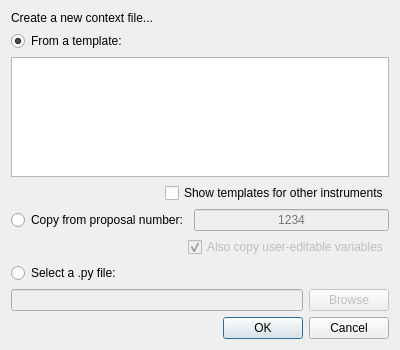
<?xml version="1.0" encoding="UTF-8"?>
<ui version="4.0">
 <class>Dialog</class>
 <widget class="QDialog" name="Dialog">
  <property name="geometry">
   <rect>
    <x>0</x>
    <y>0</y>
    <width>400</width>
    <height>350</height>
   </rect>
  </property>
  <property name="windowTitle">
   <string>Dialog</string>
  </property>
  <layout class="QVBoxLayout" name="verticalLayout">
   <item>
    <widget class="QLabel" name="label">
     <property name="text">
      <string>Create a new context file...</string>
     </property>
    </widget>
   </item>
   <item>
    <layout class="QVBoxLayout" name="verticalLayout_2">
     <item>
      <widget class="QRadioButton" name="template_rb">
       <property name="text">
        <string>From a template:</string>
       </property>
       <property name="checked">
        <bool>true</bool>
       </property>
      </widget>
     </item>
     <item>
      <widget class="QListWidget" name="template_list"/>
     </item>
     <item>
      <layout class="QHBoxLayout" name="horizontalLayout_3">
       <item>
        <spacer name="horizontalSpacer">
         <property name="orientation">
          <enum>Qt::Horizontal</enum>
         </property>
         <property name="sizeHint" stdset="0">
          <size>
           <width>40</width>
           <height>20</height>
          </size>
         </property>
        </spacer>
       </item>
       <item>
        <widget class="QCheckBox" name="template_other_inst_cb">
         <property name="text">
          <string>Show templates for other instruments</string>
         </property>
        </widget>
       </item>
      </layout>
     </item>
    </layout>
   </item>
   <item>
    <layout class="QVBoxLayout" name="verticalLayout_4">
     <item>
      <layout class="QHBoxLayout" name="horizontalLayout">
       <item>
        <widget class="QRadioButton" name="proposal_rb">
         <property name="text">
          <string>Copy from proposal number:</string>
         </property>
        </widget>
       </item>
       <item>
        <widget class="QLineEdit" name="proposal_edit">
         <property name="enabled">
          <bool>false</bool>
         </property>
         <property name="alignment">
          <set>Qt::AlignCenter</set>
         </property>
         <property name="placeholderText">
          <string>1234</string>
         </property>
        </widget>
       </item>
      </layout>
     </item>
     <item>
      <layout class="QHBoxLayout" name="horizontalLayout_6">
       <item>
        <spacer name="horizontalSpacer_2">
         <property name="orientation">
          <enum>Qt::Horizontal</enum>
         </property>
         <property name="sizeHint" stdset="0">
          <size>
           <width>40</width>
           <height>20</height>
          </size>
         </property>
        </spacer>
       </item>
       <item>
        <widget class="QCheckBox" name="user_vars_cb">
         <property name="enabled">
          <bool>false</bool>
         </property>
         <property name="text">
          <string>Also copy user-editable variables</string>
         </property>
         <property name="checked">
          <bool>true</bool>
         </property>
        </widget>
       </item>
      </layout>
     </item>
    </layout>
   </item>
   <item>
    <layout class="QVBoxLayout" name="verticalLayout_3">
     <item>
      <widget class="QRadioButton" name="file_rb">
       <property name="text">
        <string>Select a .py file:</string>
       </property>
      </widget>
     </item>
     <item>
      <layout class="QHBoxLayout" name="horizontalLayout_2">
       <item>
        <widget class="QLineEdit" name="file_edit">
         <property name="enabled">
          <bool>false</bool>
         </property>
        </widget>
       </item>
       <item>
        <widget class="QPushButton" name="browse_button">
         <property name="enabled">
          <bool>false</bool>
         </property>
         <property name="text">
          <string>Browse</string>
         </property>
        </widget>
       </item>
      </layout>
     </item>
    </layout>
   </item>
   <item>
    <widget class="QDialogButtonBox" name="buttonBox">
     <property name="orientation">
      <enum>Qt::Horizontal</enum>
     </property>
     <property name="standardButtons">
      <set>QDialogButtonBox::Cancel|QDialogButtonBox::Ok</set>
     </property>
    </widget>
   </item>
  </layout>
 </widget>
 <resources/>
 <connections>
  <connection>
   <sender>buttonBox</sender>
   <signal>accepted()</signal>
   <receiver>Dialog</receiver>
   <slot>accept()</slot>
   <hints>
    <hint type="sourcelabel">
     <x>236</x>
     <y>305</y>
    </hint>
    <hint type="destinationlabel">
     <x>157</x>
     <y>274</y>
    </hint>
   </hints>
  </connection>
  <connection>
   <sender>buttonBox</sender>
   <signal>rejected()</signal>
   <receiver>Dialog</receiver>
   <slot>reject()</slot>
   <hints>
    <hint type="sourcelabel">
     <x>295</x>
     <y>284</y>
    </hint>
    <hint type="destinationlabel">
     <x>286</x>
     <y>274</y>
    </hint>
   </hints>
  </connection>
  <connection>
   <sender>file_rb</sender>
   <signal>toggled(bool)</signal>
   <receiver>browse_button</receiver>
   <slot>setEnabled(bool)</slot>
   <hints>
    <hint type="sourcelabel">
     <x>314</x>
     <y>236</y>
    </hint>
    <hint type="destinationlabel">
     <x>388</x>
     <y>270</y>
    </hint>
   </hints>
  </connection>
  <connection>
   <sender>proposal_rb</sender>
   <signal>toggled(bool)</signal>
   <receiver>proposal_edit</receiver>
   <slot>setEnabled(bool)</slot>
   <hints>
    <hint type="sourcelabel">
     <x>148</x>
     <y>168</y>
    </hint>
    <hint type="destinationlabel">
     <x>388</x>
     <y>169</y>
    </hint>
   </hints>
  </connection>
  <connection>
   <sender>template_rb</sender>
   <signal>toggled(bool)</signal>
   <receiver>template_list</receiver>
   <slot>setEnabled(bool)</slot>
   <hints>
    <hint type="sourcelabel">
     <x>127</x>
     <y>48</y>
    </hint>
    <hint type="destinationlabel">
     <x>120</x>
     <y>89</y>
    </hint>
   </hints>
  </connection>
  <connection>
   <sender>template_rb</sender>
   <signal>toggled(bool)</signal>
   <receiver>template_other_inst_cb</receiver>
   <slot>setEnabled(bool)</slot>
   <hints>
    <hint type="sourcelabel">
     <x>237</x>
     <y>43</y>
    </hint>
    <hint type="destinationlabel">
     <x>329</x>
     <y>132</y>
    </hint>
   </hints>
  </connection>
  <connection>
   <sender>proposal_rb</sender>
   <signal>toggled(bool)</signal>
   <receiver>user_vars_cb</receiver>
   <slot>setEnabled(bool)</slot>
   <hints>
    <hint type="sourcelabel">
     <x>93</x>
     <y>163</y>
    </hint>
    <hint type="destinationlabel">
     <x>173</x>
     <y>194</y>
    </hint>
   </hints>
  </connection>
 </connections>
</ui>
